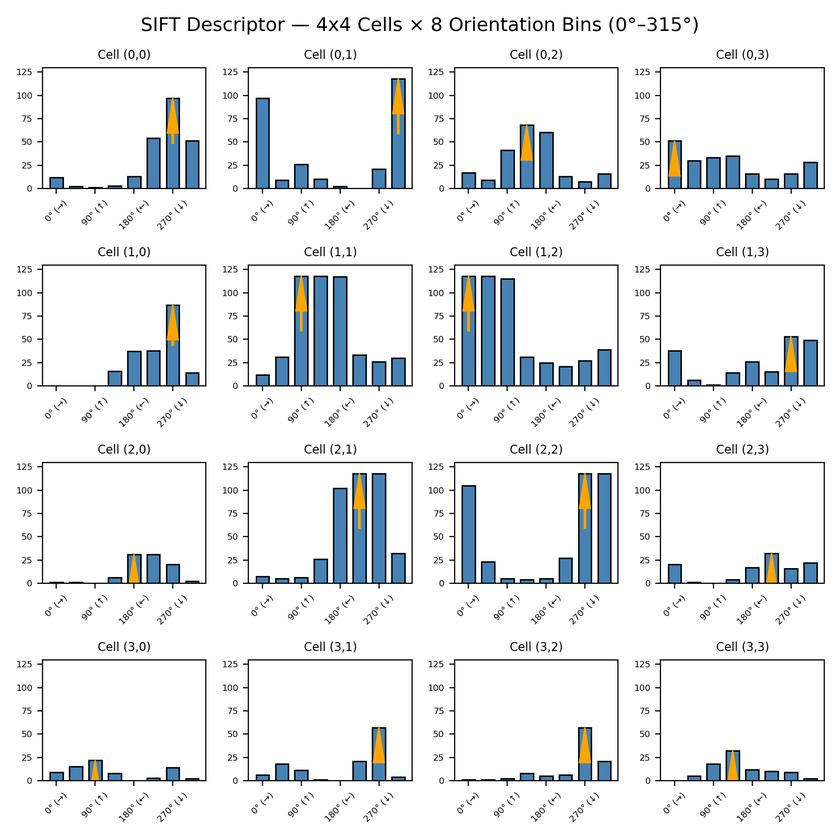
#> input picture feature_detection/images/sift_descriptor_grid_intuitive.png, 840 x 840 px, shrunk from 1600 x 1600 before the run, given in place of example-image.jpg, which was not available
$ jupyter execute --allow-errors repo3code.ipynb   (text cells are left out)
#> lines starting #> are read from the running program, lines starting #| are printed output that depends on the picture; long printed decimals are rounded; pictures that were not available may be replaced by others from this repository, and a replacement may not be noted
[cell 1]
import numpy as np
import cv2 as cv

sift = cv.SIFT_create()

# Print the tunable parameters of the SIFT detector
print("--- Tunable Parameters of SIFT Detector ---")
print("nfeatures:", sift.getNFeatures())                  # Number of features
print("nOctaveLayers:", sift.getNOctaveLayers())          # Number of octave layers
print("contrastThreshold:", sift.getContrastThreshold())  # Constrast threshold
print("edgeThreshold:", sift.getEdgeThreshold())          # Edge threshold
print("sigma:", sift.getSigma())                          # Sigma

[cell 2]
img = cv.imread('images/example-image.jpg')
#> img is the input picture: shape (840, 840, 3); mean B, G, R 237.6, 236.1, 233.6
gray = cv.cvtColor(img, cv.COLOR_BGR2GRAY)
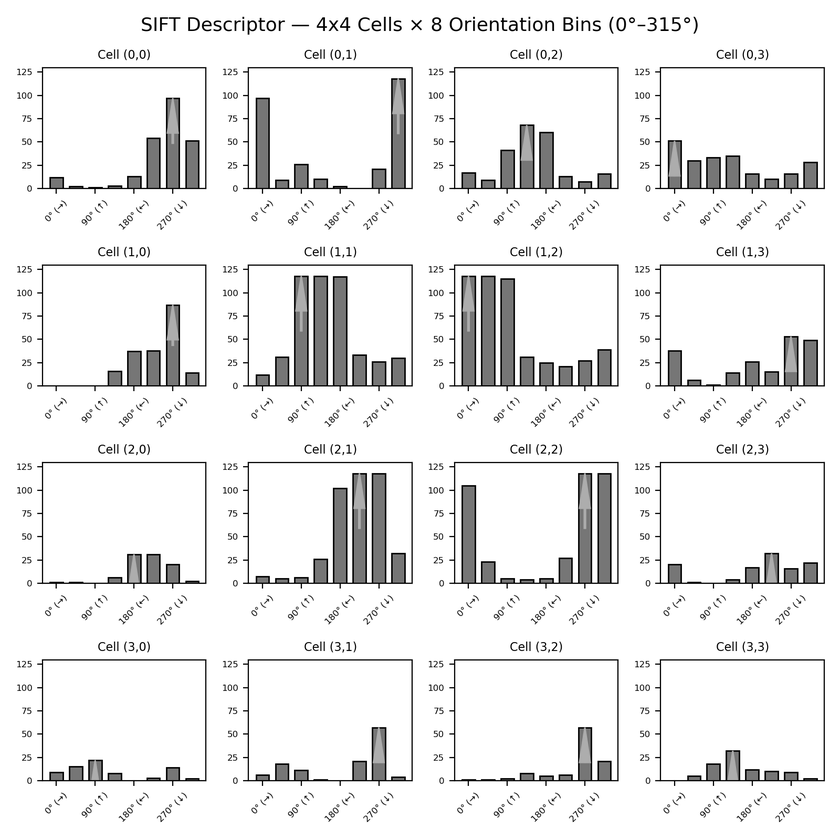
#> gray: shape (840, 840); min 0, max 255, mean 235.5

keypoints = sift.detect(gray, None)
#> keypoints = 1954 keypoints; strongest (x, y, size): (323, 18, 2.2), (341, 26, 1.8), (436, 21, 2.4), (347, 18, 2.2)

# Keypoints encoding attributes of first 2 keypoints
print(f"Number of keypoints detected: {len(keypoints)}")
#| Number of keypoints detected: 1954
for i, kp in enumerate(keypoints[:2]):
    print(f"Keypoint {i+1}:")
    print(f"  - Angle: {kp.angle}")
    print(f"  - Class ID: {kp.class_id}")
    print(f"  - Octave: {kp.octave}")
    print(f"  - Position: ({kp.pt[0]}, {kp.pt[1]})")
    print(f"  - Response: {kp.response}")
    print(f"  - Size: {kp.size}")
#> this loop made 2 passes
#> kp on passes 1 to 2: keypoint at (21.4, 466.6), size 2.1, keypoint at (21.4, 466.6), size 2.1
#| Keypoint 1:
#|   - Angle: 226.865
#|   - Class ID: -1
#|   - Octave: 12911103
#|   - Position: (21.384, 466.613)
#|   - Response: 0.06199
#|   - Size: 2.148
#| Keypoint 2:
#|   - Angle: 353.834
#|   - Class ID: -1
#> (further printed lines are left out)

[cell 3]
# Draw keypoints on the image
output_image = cv.drawKeypoints(
    gray,
    keypoints,
    None,
    flags=cv.DRAW_MATCHES_FLAGS_DRAW_RICH_KEYPOINTS)
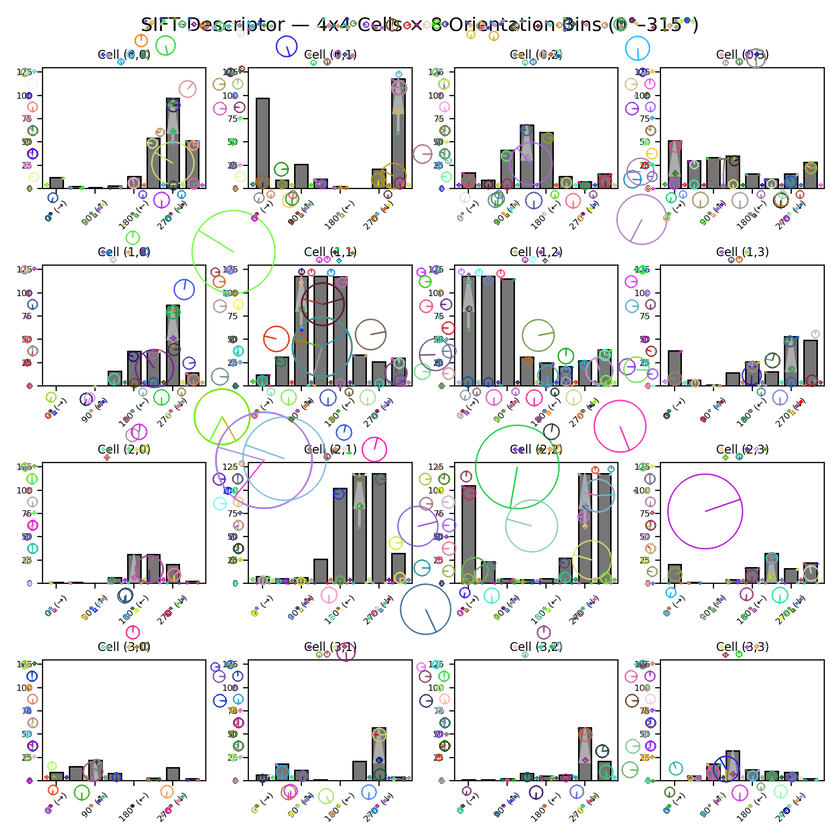
#> output_image: shape (840, 840, 3); mean of channels 0, 1, 2 231.9, 231.8, 231.8; drawn as B, G, R

# Write the output image to a file in the images folder
cv.imwrite('images/sift_keypoints_output.jpg', output_image)
cv.imwrite('images/example-image_gray.jpg', gray)
#> Out = True

[cell 4]
sift = cv.SIFT_create(
    nfeatures=0,             # 0 = no limit on the number of keypoints (detect all possible)
    contrastThreshold=0.099, # higher => fewer keypoints; filters out low-contrast regions
    edgeThreshold=20,        # higher => less strict edge filtering; retains more edge-like keypoints
    sigma=3.0,               # higher => more initial blur; smooths small details before detection
    nOctaveLayers=3          # keep same
)

new_keypoints = sift.detect(gray, None)
#> new_keypoints = 782 keypoints; strongest (x, y, size): (522, 581, 4.1), (738, 581, 4.1), (532, 581, 4.1), (403, 779, 4.1)

print("--- Number of old SIFT vs new SIFT keypoints ---")
print(f"  - Old: {len(keypoints)}")
#|   - Old: 1954
print(f"  - New: {len(new_keypoints)}")
#|   - New: 782

new_output_image = cv.drawKeypoints(
    gray,
    new_keypoints,
    None,
    flags=cv.DRAW_MATCHES_FLAGS_DRAW_RICH_KEYPOINTS)
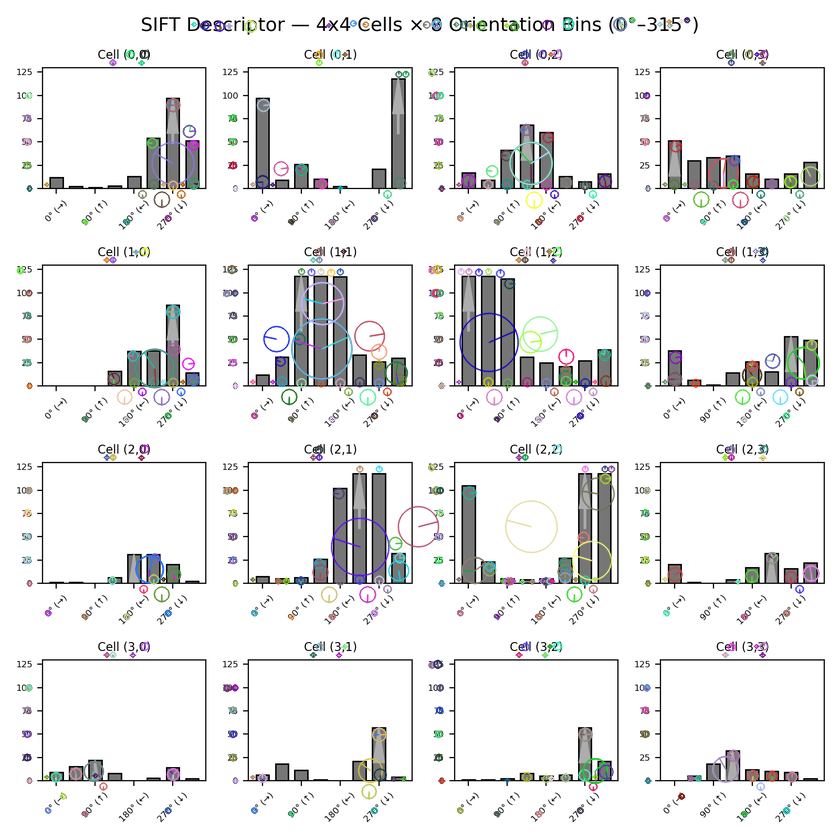
#> new_output_image: shape (840, 840, 3); mean of channels 0, 1, 2 234.5, 234.4, 234.3; drawn as B, G, R

cv.imwrite('images/new_sift_keypoints_output.jpg', new_output_image)
#> Out = True

[cell 5]
import math

keypoints, descriptors = sift.compute(gray, new_keypoints)
#> keypoints has the same summary as new_keypoints

# A well-fitting blob keypoint to analyze at index 41
good_kp, good_desc = keypoints[41], descriptors[41]
#> good_kp = keypoint at (29.2, 188.2), size 4.7; good_desc = 128 values, max 130 at index 34, min 0 at index 0, mean 23.81

print("Chosen keypoint info:")
print("  - location (x,y):", kp.pt)
#|   - location (x,y): (21.384, 466.613)
print("  - size (scale):", kp.size)
#|   - size (scale): 2.148
print("  - angle (deg):", kp.angle)
#|   - angle (deg): 353.834

# ---------------------------------------
# Draw the keypoint AND a rectangle patch
# ---------------------------------------

# Copy grayscale into BGR so we can draw colored overlays
vis_img = cv.cvtColor(gray, cv.COLOR_GRAY2BGR)

# center of keypoint
x, y = good_kp.pt
#> x = 29.21; y = 188.2

# base half-side from SIFT keypoint scale
half_side = good_kp.size / 2.0
#> half_side = 2.35

# add a fixed margin (e.g., 40 px) to make the rectangle larger but still centered
margin = 15
half_side = half_side + margin
#> half_side = 17.35

# compute corners
x1 = int(x - half_side)
#> x1 = 11
y1 = int(y - half_side)
#> y1 = 170
x2 = int(x + half_side)
#> x2 = 46
y2 = int(y + half_side)
#> y2 = 205

# clamp to image bounds
x1 = max(x1, 0)
y1 = max(y1, 0)
#> (the rest of this cell did not finish here and is left out)

[cell 6]
# Print out the descriptor elements
print("--- First 10 Values of the Descriptor ---")
for i in range(10):
    print(f"Descriptor element {i}: {good_desc[i]}")
#> this loop made 10 passes
#| Descriptor element 0: 0.0
#| Descriptor element 1: 1.0
#| Descriptor element 2: 13.0
#| Descriptor element 3: 2.0
#| Descriptor element 4: 0.0
#| Descriptor element 5: 0.0
#| Descriptor element 6: 0.0
#| Descriptor element 7: 0.0
#> (further printed lines are left out)

[cell 7]
import matplotlib.pyplot as plt

def visualize_sift_descriptor(desc, save_path='images/sift_descriptor_grid.png'):
#> called with desc = array of shape (128,), save_path = 'images/sift_descriptor_grid.png'
    desc = np.array(desc, dtype=float).reshape(4, 4, 8)

    fig, axes = plt.subplots(4, 4, figsize=(8, 8))
    fig.suptitle("SIFT Descriptor: 4x4 spatial cells, 8-bin orientation histograms", fontsize=12)

    # We'll label orientation bins 0..7 (which roughly correspond to angles 0°,45°,...315°)
    bin_indices = np.arange(8)

    for i in range(4):
        for j in range(4):
            hist = desc[i, j, :]

            ax = axes[i, j]
            ax.bar(bin_indices, hist)

            # cosmetic tweaks
            ax.set_xticks([0, 2, 4, 6])
            ax.set_ylim(0, max(hist)*1.2 if np.max(hist) > 0 else 1e-3)
            ax.set_title(f"Cell ({i},{j})", fontsize=8)
            ax.tick_params(axis='both', which='major', labelsize=6)

    plt.tight_layout()
    plt.savefig(save_path, dpi=200)
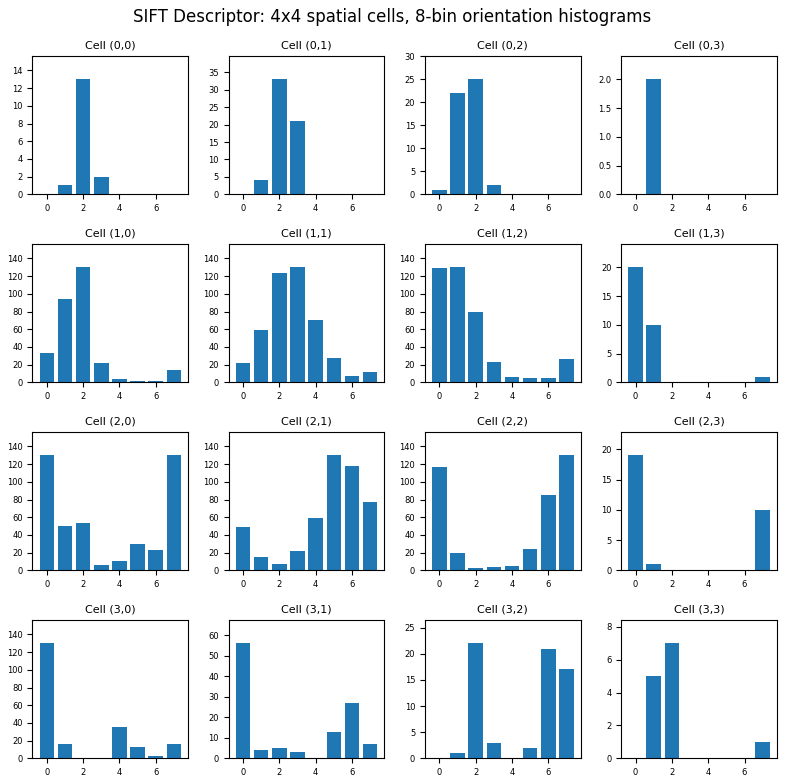
#> figure drawn by matplotlib, 16 panels; panel 1: tallest bar 13 high, from x = 1.6 to 2.4; panel 2: tallest bar 33 high, from x = 1.6 to 2.4; panel 3: tallest bar 25 high, from x = 1.6 to 2.4; panel 4: tallest bar 2 high, from x = 0.6 to 1.4
    plt.show()

# Call it on your chosen keypoint's descriptor:
visualize_sift_descriptor(good_desc)

[cell 8]
# original image from Part 2
image1 = gray  # keep a copy

# ----- make a transformed version (rotate + scale) -----
(h, w) = image1.shape[:2]
#> h = 840; w = 840
center = (w // 2, h // 2)
#> center = (420, 420)

scale = 0.8          # shrink a bit
angle_deg = 25       # rotate a bit

M = cv.getRotationMatrix2D(center, angle_deg, scale)
image2 = cv.warpAffine(image1, M, (w, h))
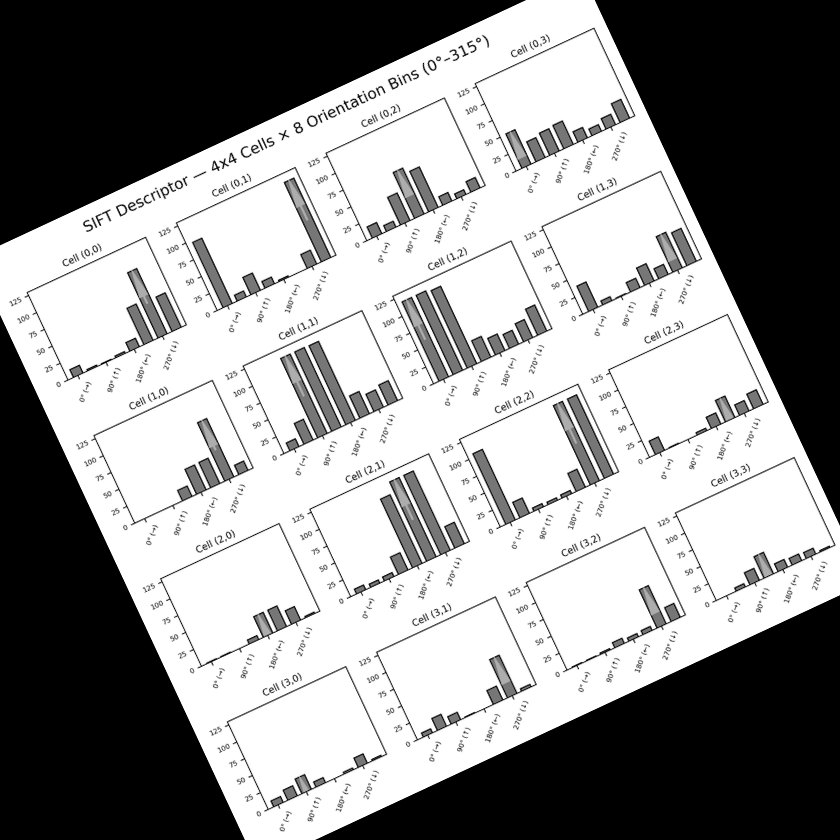
#> image2: shape (840, 840); min 0, max 255, mean 149.4

cv.imwrite('images/example-image-transformed.jpg', image2)
#> Out = True

[cell 9]
# Detect+describe features in image1
keypoints1, descriptors1 = sift.detectAndCompute(image1, None)
#> keypoints1 has the same summary as new_keypoints

# Detect+describe features in image2
keypoints2, descriptors2 = sift.detectAndCompute(image2, None)
#> keypoints2 = 795 keypoints; strongest (x, y, size): (737, 588, 4.3), (371, 585, 4), (377, 582, 4.1), (426, 733, 6.2)

print("Image1: keypoints =", len(keypoints1), "descriptors =", descriptors1.shape)
#| Image1: keypoints = 782 descriptors = (782, 128)
print("Image2: keypoints =", len(keypoints2), "descriptors =", descriptors2.shape)
#| Image2: keypoints = 795 descriptors = (795, 128)

[cell 10]
# Create the Brute-Force matcher
bf = cv.BFMatcher(cv.NORM_L2, crossCheck=True)

# Match descriptors from image1 to image2
matches = bf.match(descriptors1, descriptors2)
#> matches = 402 matches

print("Total raw matches:", len(matches))
#| Total raw matches: 402

# Sort matches by distance (lower distance = better match)
matches = sorted(matches, key=lambda m: m.distance)

# For clarity, keep the best 50
good_matches = matches[:50]
#> good_matches = 50 matches
print("Good matches we're going to draw:", len(good_matches))
#| Good matches we're going to draw: 50

[cell 11]
matched_img = cv.drawMatches(
    image1, keypoints1,
    image2, keypoints2,
    good_matches,
    None,
    flags=cv.DrawMatchesFlags_NOT_DRAW_SINGLE_POINTS
)
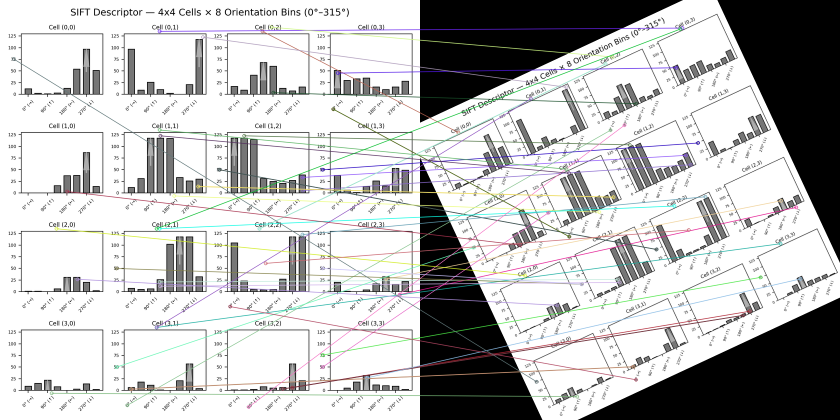
#> matched_img: shape (840, 1680, 3) (shown at 1/2 size); mean of channels 0, 1, 2 190, 190, 189.9; drawn as B, G, R

cv.imwrite('images/sift_matches.jpg', matched_img)
#> Out = True

$ run again, on images/original_image.jpeg
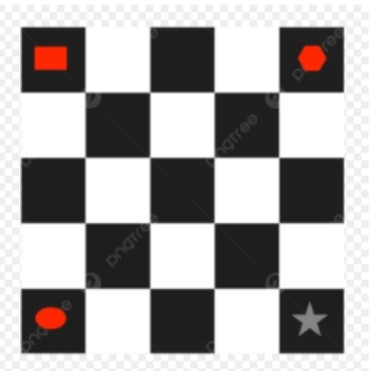
#> input picture images/original_image.jpeg, 371 x 371 px, given in place of example-image.jpg, which was not available
#> img is the input picture: shape (371, 371, 3); mean B, G, R 164.6, 165.1, 167.9
#> `keypoints = sift.detect(gray, None)`: keypoints = 180 keypoints; strongest (x, y, size): (182, 57, 42.1), (51, 190, 41.6), (313, 190, 41.2), (182, 320, 39.9)
#| Number of keypoints detected: 180
#> the loop `for i, kp in enumerate(keypoints[:2]):` made 2 passes
#> kp on passes 1 to 2: keypoint at (16.6, 193.7), size 7.5, keypoint at (16.8, 312.6), size 7.2
#> (printed output is left out)
#> `cv.imwrite('images/example-image_gray.jpg', gray)`: Out = True
#> new_keypoints = 158 keypoints; strongest (x, y, size): (247, 256, 39.8), (118, 125, 39.7), (312, 58, 44.5), (182, 256, 39.7)
#|   - Old: 180
#|   - New: 158
#> `cv.imwrite('images/new_sift_keypoints_output.jpg', new_output_image)`: Out = True
#> `keypoints, descriptors = sift.compute(gray, new_keypoints)`: keypoints has the same summary as new_keypoints
#> good_kp = keypoint at (71.1, 78.5), size 20.1; good_desc = 128 values, max 148 at index 20, min 0 at index 4, mean 24.5
#|   - location (x,y): (16.781, 312.615)
#|   - size (scale): 7.198
#|   - angle (deg): 180.009
#> x = 71.05; y = 78.49
#> x1 = 46
#> y1 = 53
#> x2 = 96
#> y2 = 103
#> the loop `for i in range(10):` made 10 passes
#| Descriptor element 0: 2.0
#| Descriptor element 1: 2.0
#| Descriptor element 2: 24.0
#| Descriptor element 3: 4.0
#| Descriptor element 4: 0.0
#> (further printed lines are left out)
#> `image2 = cv.warpAffine(image1, M, (w, h))`:
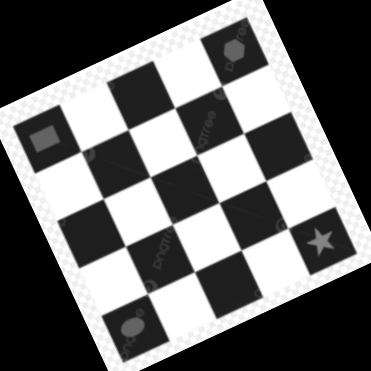
#> image2: shape (371, 371); min 0, max 255, mean 104.9
#> `cv.imwrite('images/example-image-transformed.jpg', image2)`: Out = True
#> keypoints1 has the same summary as new_keypoints
#> keypoints2 = 212 keypoints; strongest (x, y, size): (141, 95, 31.7), (281, 274, 38.4), (254, 216, 31.8), (116, 165, 31.7)
#| Image1: keypoints = 158 descriptors = (158, 128)
#| Image2: keypoints = 212 descriptors = (212, 128)
#> matches = 45 matches
#| Total raw matches: 45
#| Good matches we're going to draw: 45
#> `matched_img = cv.drawMatches( image1, keypoints1, image2, keypoints2, ..`:
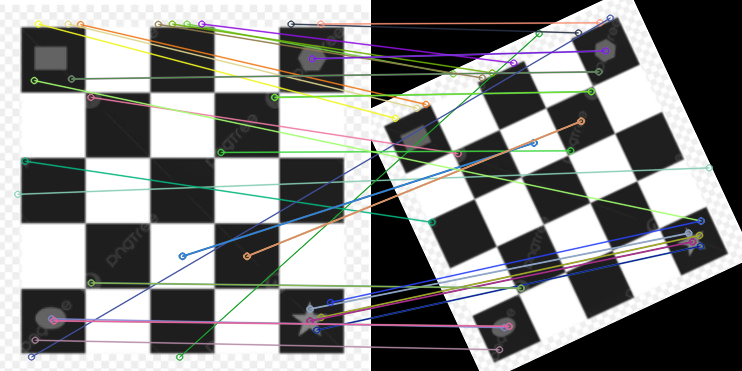
#> matched_img: shape (371, 742, 3); mean of channels 0, 1, 2 134.8, 135.9, 135.1; drawn as B, G, R
#> `cv.imwrite('images/sift_matches.jpg', matched_img)`: Out = True
